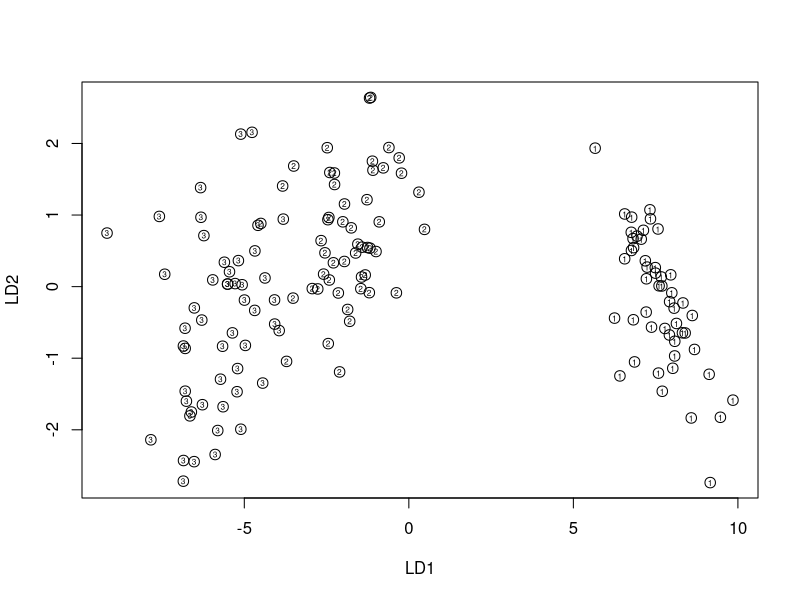
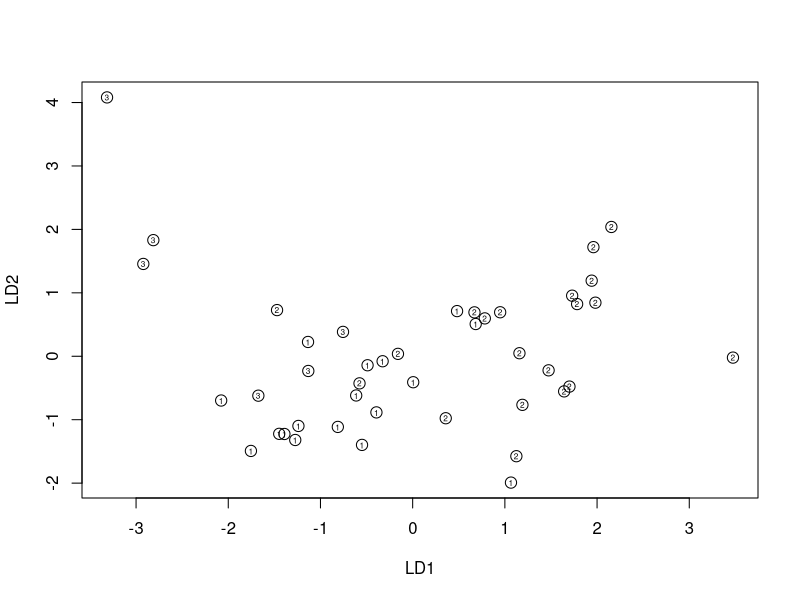

The R script that drew these images, in order:
#*******************************************************
#*******《应用多元统计分析》（第五版）R代码 ********
#****************** 王学民   2021.2 ********************
#从https://anyshare.sufe.edu.cn/#/link/B9F2F217DF9A179950462AF6B590145F下载《应用多元统计分析》（第五版）配书资料，下载的资料中有一个“《应用多元统计分析》（第五版）文本数据（以逗号为间隔）”的文件夹#
#假定数据存储目录为“C:/mvdata/”#
#*******************************************************


###第五章###

##例5.2.3##
examp5.2.3<-read.table("R_operate/data_csv/examp5.2.3.csv", header=T, sep=",") #读取文本文件
examp5.2.3
library(MASS) #加载MASS包
#(1)进行基于两组协差阵相等的贝叶斯判别#
ld1<-lda(g~x1+x2+x3+x4, prior=c(0.5, 0.5), examp5.2.3) #先验概率相等的线性判别，先验概率缺省时按与各组样本容量大小成比例的概率
ld1
Z<-predict(ld1) #根据线性判别函数预测所属类别
round(Z$posterior, 3) #后验概率结果, 保留3位小数
newg<-Z$class #预测的所属类别结果
cbind(g=examp5.2.3$g, round(Z$posterior, 3), newg) #按列合并的结果
table1<-table(g=examp5.2.3$g, newg) #判别情况表
round(prop.table(table1, 1), 3) #正确和错误判别率，保留3位小数
ld2<-lda(g~x1+x2+x3+x4, prior=c(0.5, 0.5), CV=T, examp5.2.3) #选项“CV=T”表示采用交叉验证法
newg<-ld2$class #预测的所属类别结果
cbind(g=examp5.2.3$g, round(ld2$posterior, 3), newg)
table2<-table(g=examp5.2.3$g, newg)
round(prop.table(table2, 1), 3)
#(2)进行基于两组协差阵不等的贝叶斯判别#
qd1<-qda(g~x1+x2+x3+x4, prior=c(0.5, 0.5), examp5.2.3) #二次判别
qd1
Z<-predict(qd1) #根据二次判别函数预测所属类别
newg<-Z$class
cbind(g=examp5.2.3$g, round(Z$posterior, 3), newg)
table3<-table(g=examp5.2.3$g, newg)
round(prop.table(table3, 1), 3)
qd2<-qda(g~x1+x2+x3+x4, prior=c(0.5, 0.5), CV=T, examp5.2.3) #使用交叉验证法
newg<-qd2$class
cbind(g=examp5.2.3$g, round(qd2$posterior, 3), newg)
table4<-table(g=examp5.2.3$g, newg)
round(prop.table(table4, 1), 3)

##例5.3.1##
p1<-0.05; p2<-0.65; p3<-0.30
f1<-0.10; f2<-0.63; f3<-2.4
g<-p1*f1+p2*f2+p3*f3
P1<-p1*f1/g
P2<-p2*f2/g
P3<-p3*f3/g
round(c(P1, P2, P3), 3)

##例5.3.2##
examp5.2.3<-read.table("R_operate/data_csv/examp5.2.3.csv", header=T, sep=",")
library(MASS) #加载MASS包
ld3<-lda(g~x1+x2+x3+x4, prior=c(0.1, 0.9), examp5.2.3) #先验概率不相等的线性判别
ld3
examp5.3.2<-read.table("R_operate/data_csv/examp5.3.2.csv", header=T, sep=",") #读取新样品的文本文件
examp5.3.2
newZ<-predict(ld3, examp5.3.2) #预测新样品所属类别
newZ

##例5.3.5##
p1<-0.05; p2<-0.65; p3<-0.30
f1<-0.10; f2<-0.63; f3<-2.4
c11<-0; c12<-20; c13<-60; c21<-10; c22<-0; c23<-50; c31<-200; c32<-100; c33<-0
h1<-p2*c12*f2+p3*c13*f3
h2<-p1*c21*f1+p3*c23*f3
h3<-p1*c31*f1+p2*c32*f2
c(h1, h2, h3)

##例5.4.1##
examp5.4.1<-read.table("R_operate/data_csv/examp5.4.1.csv", header=T, sep=",")
examp5.4.1
library(MASS)
ld<-lda(g~x1+x2+x3+x4, examp5.4.1) #可显示费希尔判别系数及特征值结果
ld
Z<-predict(ld)
round(Z$x, 3) #费希尔判别得分, 保留3位小数
plot(Z$x, cex=1.4) #作散点图
text(Z$x[, 1], Z$x[, 2], cex=0.5, examp5.4.1$g) #为散点标号

##例5.5.1##
#笔者未能找到含有逐步判别内容的R包，本例R代码暂空着#

##习题5.2##
mean1<-c(4, 2); mean2<-c(3, -1); x0<-c(2, 1)
Sp<-matrix(c(6.5, 1.1, 1.1, 8.4), nrow=2)
mean<-(mean1+mean2)/2
mean
a<-solve(Sp)%*%(mean1-mean2)
a
Wx0<-t(a)%*%(x0-mean)
Wx0

##习题5.3##
p1<-0.55; p2<-0.15; p3<-0.3
f1<-0.46; f2<-1.5; f3<-0.7
c11<-0; c12<-400; c13<-100; c21<-20; c22<-0; c23<-50; c31<-80; c32<-200; c33<-0
h1<-p2*c12*f2+p3*c13*f3
h2<-p1*c21*f1+p3*c23*f3
h3<-p1*c31*f1+p2*c32*f2
c(h1, h2, h3)
c(p1*f1, p2*f2, p3*f3) #不考虑误判代价时的计算结果

##习题5.5##
exec5.5<-read.table("R_operate/data_csv/exec5.5.csv", header=T, sep=",")
exec5.5
n1<-10; n2<-10; x0<-c(0.6, 3)
library(MASS)
#(1)#
ld1<-lda(g~x1+x2, prior=c(0.5, 0.5), exec5.5)
ld1
Z<-predict(ld1)
newg<-Z$class
table<-table(g=exec5.5$g, newg)
round(prop.table(table, 1), 3)
exec5.5a<-read.table("R_operate/data_csv/exec5.5a.csv", header=T, sep=",") #读取新样品的文本文件
exec5.5a
newZ<-predict(ld1, exec5.5a)
newZ
#(2)#
p1<-0.3; p2<-0.7
ld2<-lda(g~x1+x2, prior=c(p1, p2), exec5.5) #先验概率不相等的线性判别
ld2
newZ<-predict(ld2, exec5.5a) #预测新样品所属类别
newZ
#(3)#
ex1<-exec5.5[exec5.5$g=="1", 1:2]
ex2<-exec5.5[exec5.5$g=="2", 1:2]
mean1<-apply(ex1, 2, mean)
mean2<-apply(ex2, 2, mean)
mean<-(mean1+mean2)/2
mean
S1<-cov(ex1)
S2<-cov(ex2)
Sp<-((n1-1)*S1+(n2-1)*S2)/(n1+n2-2)
a<-solve(Sp)%*%(mean1-mean2)
a
Wx0<-t(a)%*%(x0-mean)
Wx0
log(p2/3/p1)

##习题5.6##
exec5.6<-read.table("R_operate/data_csv/exec5.6.csv", header=T, sep=",")
exec5.6
library(MASS)
#(1)#
ld1<-lda(g~x1+x2+x3+x4+x5+x6, prior=c(0.5, 0.5), exec5.6)
ld1
exec5.6a<-read.table("R_operate/data_csv/exec5.6a.csv", header=T, sep=",") #读取新样品的文本文件
exec5.6a
newZ<-predict(ld1, exec5.6a)
newZ$class
qd1<-qda(g~x1+x2+x3+x4+x5+x6, prior=c(0.5, 0.5), exec5.6) #二次判别
qd1
newZ<-predict(qd1, exec5.6a) #根据二次判别函数预测新样品的所属类别
newZ$class
#(2)#
Z<-predict(ld1) #根据线性判别函数预测所属类别
newg<-Z$class
table1<-table(g=exec5.6$g, newg)
round(prop.table(table1, 1), 3)
ld2<-lda(g~x1+x2+x3+x4+x5+x6, prior=c(0.5, 0.5), CV=T, exec5.6) #采用交叉验证法
newg<-ld2$class
table2<-table(g=exec5.6$g, newg)
round(prop.table(table2, 1), 3)
qd1<-qda(g~x1+x2+x3+x4+x5+x6, prior=c(0.5, 0.5), exec5.6) #二次判别
qd1
Z<-predict(qd1) #根据二次判别函数预测所属类别
newg<-Z$class
table3<-table(g=exec5.6$g, newg)
round(prop.table(table3, 1), 3)
qd2<-qda(g~x1+x2+x3+x4+x5+x6, prior=c(0.5, 0.5), CV=T, exec5.6) #使用交叉验证法
newg<-qd2$class
table4<-table(g=exec5.6$g, newg)
round(prop.table(table4, 1), 3)
#(3)#
ld1<-lda(g~x1+x2+x3+x4+x5+x6, prior=c(0.8, 0.2), exec5.6)
newZ<-predict(ld1, exec5.6a) #预测新样品所属类别
newZ$class

##习题5.8##
exec5.8<-read.table("R_operate/data_csv/exec5.8.csv", header=T, sep=",")
exec5.8
library(MASS)
ld<-lda(g~x1+x2+x3+x4+x5+x6+x7+x8, exec5.8) #可显示费希尔判别系数及特征值结果
ld
Z<-predict(ld)
plot(Z$x, cex=1.5) #作散点图
text(Z$x[, 1], Z$x[, 2], cex=0.5, exec5.8$g) #为散点标号
